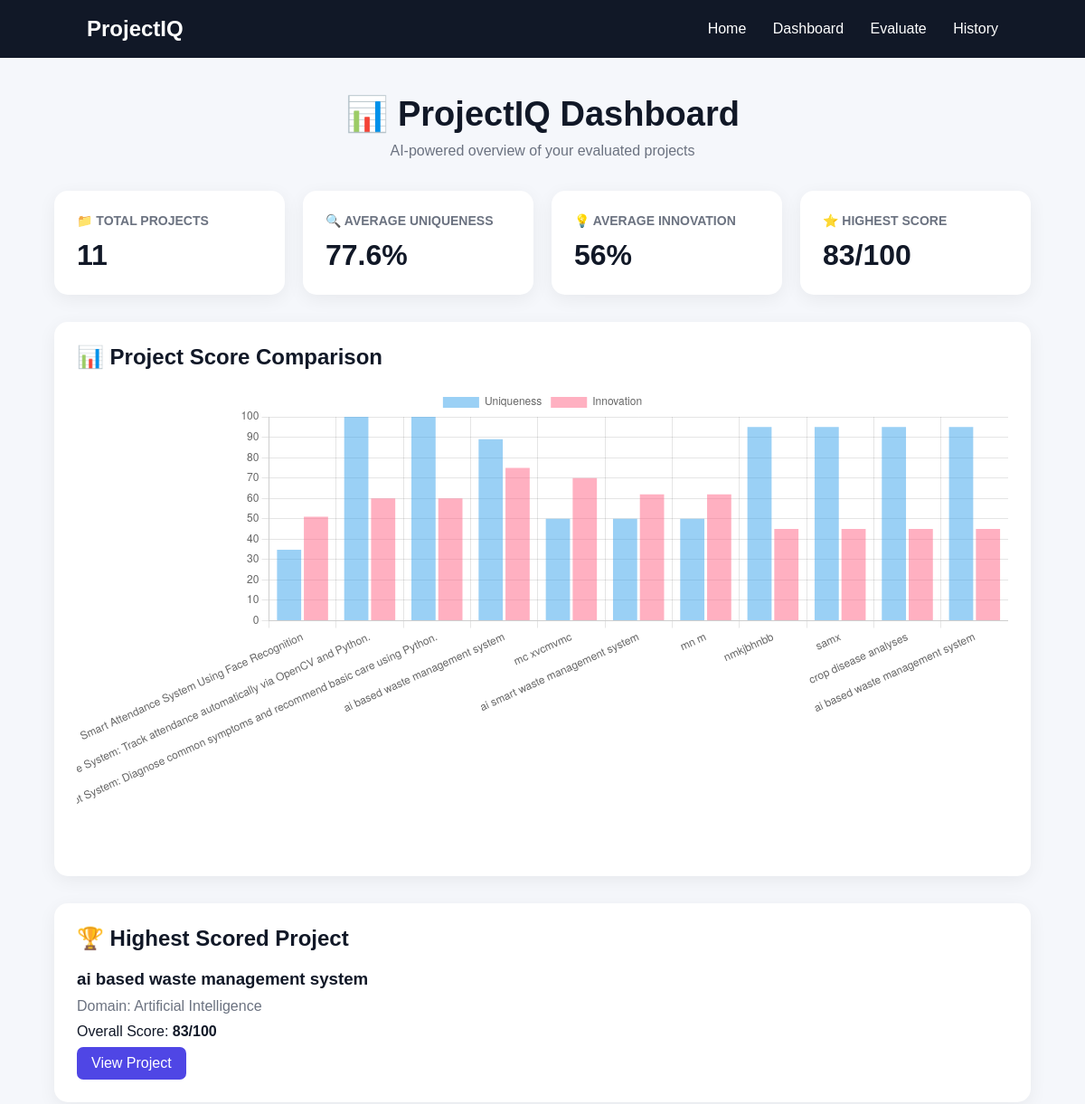
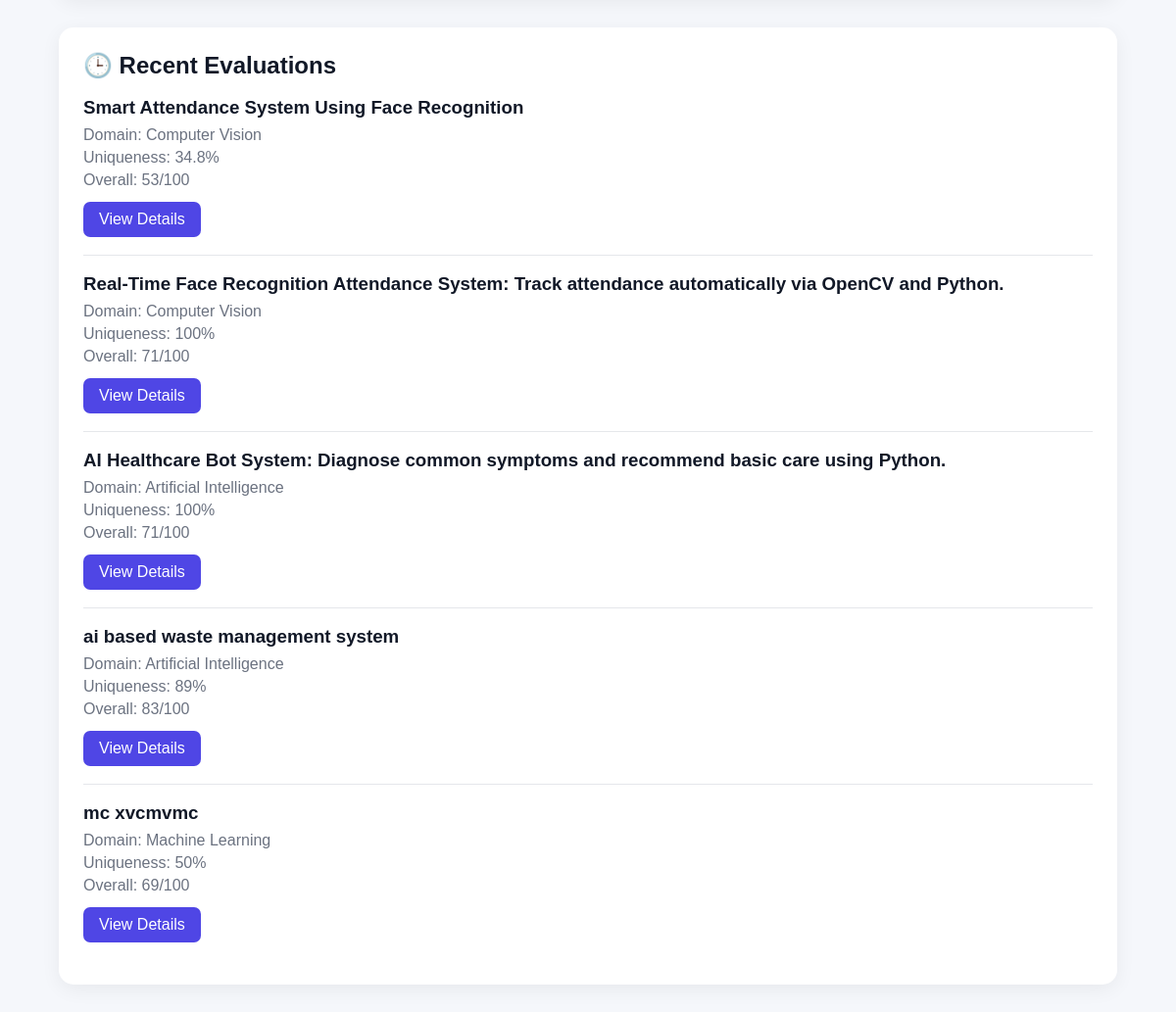
/dashboard, run on the app's committed database (2 pictures, top to bottom).
### tables this page shows
CREATE TABLE projects (
            id INTEGER PRIMARY KEY AUTOINCREMENT,
            title TEXT,
            description TEXT,
            domain TEXT,
            users TEXT,
            technologies TEXT,
            uniqueness INTEGER,
            innovation INTEGER,
            feasibility INTEGER,
            resume_value INTEGER,
            overall INTEGER
        , resume REAL, recommendations TEXT, created_at TEXT);

### app.py (the view)
@app.route("/dashboard")
def dashboard():
    connection = get_db_connection()
    projects = connection.execute(
        """
        SELECT *
        FROM projects
        ORDER BY id DESC
        """
    ).fetchall()
    connection.close()
    total_projects = len(projects)
    average_uniqueness = 0
    highest_project = None
    if total_projects > 0:
        average_uniqueness = round(
            sum(p["uniqueness"] for p in projects) / total_projects,
            1
        )
        highest_project = max(
            projects,
            key=lambda p: p["overall"]
        )
    return render_template(
        "dashboard.html",
        projects=projects,
        total_projects=total_projects,
        average_uniqueness=average_uniqueness,
        highest_project=highest_project
    )

### app.py (called while the page is built)
def get_db_connection():
    connection = sqlite3.connect(
        DATABASE_PATH
    )
    connection.row_factory = sqlite3.Row
    return connection

### templates/dashboard.html (shortened to what this page needs)
<!DOCTYPE html>
<html lang="en">
<head>
</head>
<body>
<nav>
    <div class="logo">
        ProjectIQ
    </div>
    <div>
        <a href="/">
            Home
        </a>
        <a href="/dashboard">
            Dashboard
        </a>
        <a href="/evaluate">
            Evaluate
        </a>
        <a href="/history">
            History
        </a>
    </div>
</nav>
<div class="container">
    <div class="heading">
        <h1>
            📊 ProjectIQ Dashboard
        </h1>
        <p>
            AI-powered overview of your evaluated projects
        </p>
    </div>
    <div class="cards">
        <div class="card">
            <h3>
                📁 TOTAL PROJECTS
            </h3>
            <div class="number">
                {{ total_projects }}
            </div>
        </div>
        <div class="card">
            <h3>
                🔍 AVERAGE UNIQUENESS
            </h3>
            <div class="number">
                {{ average_uniqueness }}%
            </div>
        </div>
        <div class="card">
            <h3>
                💡 AVERAGE INNOVATION
            </h3>
            <div class="number">
                {% if total_projects > 0 %}
                    {{ (projects | sum(attribute='innovation') / total_projects) | round | int }}%
                {% else %}
                    0%
                {% endif %}
            </div>
        </div>
        <div class="card">
            <h3>
                ⭐ HIGHEST SCORE
            </h3>
            <div class="number">
                {% if highest_project %}
                    {{ highest_project["overall"] }}/100
                {% else %}
                    0/100
                {% endif %}
            </div>
        </div>
    </div>
    <div class="chart-box">
        <h2>
            📊 Project Score Comparison
        </h2>
        <canvas id="scoreChart"></canvas>
    </div>
    <div class="chart-box">
        <h2>
            🏆 Highest Scored Project
        </h2>
        {% if highest_project %}
            <h3>
                {{ highest_project["title"] }}
            </h3>
            <p style="margin-top:10px; color:#6b7280;">
                Domain:
                {{ highest_project["domain"] }}
            </p>
            <p style="margin-top:10px;">
                Overall Score:
                <strong>
                    {{ highest_project["overall"] }}/100
                </strong>
            </p>
            <a
                class="button"
                href="/project/{{ highest_project['id'] }}"
            >
                View Project
            </a>
        {% else %}
            <p>
                No projects evaluated yet.
            </p>
        {% endif %}
    </div>
    <div class="recent">
        <h2>
            🕒 Recent Evaluations
        </h2>
        {% for project in projects[:5] %}
            <div class="project">
                <h3>
                    {{ project["title"] }}
                </h3>
                <p>
                    Domain: {{ project["domain"] }}
                </p>
                <p>
                    Uniqueness:
                    {{ project["uniqueness"] }}%
                </p>
                <p>
                    Overall:
                    {{ project["overall"] }}/100
                </p>
                <a
                    class="button"
                    href="/project/{{ project['id'] }}"
                >
                    View Details
                </a>
            </div>
        {% else %}
            <p>
                No projects evaluated yet.
            </p>
        {% endfor %}
    </div>
</div>
<script>
const projectNames = [
    {% for project in projects %}
        "{{ project['title'] }}"
        {% if not loop.last %},{% endif %}
    {% endfor %}
];
const uniquenessScores = [
    {% for project in projects %}
        {{ project['uniqueness'] }}
        {% if not loop.last %},{% endif %}
    {% endfor %}
];
const innovationScores = [
    {% for project in projects %}
        {{ project['innovation'] }}
        {% if not loop.last %},{% endif %}
    {% endfor %}
];
new Chart(
    document.getElementById("scoreChart"),
    {
        type: "bar",
        data: {
            labels: projectNames,
            datasets: [
                {
                    label: "Uniqueness",
                    data: uniquenessScores
                },
                {
                    label: "Innovation",
                    data: innovationScores
                }
            ]
        },
        options: {
            responsive: true,
            scales: {
                y: {
                    beginAtZero: true,
                    max: 100
                }
            }
        }
    }
);
</script>
</body>
</html>

### templates/dashboard.html (style rules this page uses)
* { box-sizing: border-box; margin: 0; padding: 0; }
body { font-family: Arial, sans-serif; background: #f5f7fb; color: #111827; }
nav { background: #111827; padding: 18px 8%; display: flex; justify-content: space-between; align-items: center; }
.logo { color: white; font-size: 24px; font-weight: bold; }
nav a { color: white; text-decoration: none; margin-left: 25px; }
.container { width: 90%; max-width: 1200px; margin: 40px auto; }
.heading { text-align: center; margin-bottom: 35px; }
.heading h1 { font-size: 38px; margin-bottom: 10px; }
.heading p { color: #6b7280; }
.cards { display: grid; grid-template-columns: repeat(4, 1fr); gap: 20px; margin-bottom: 30px; }
.card { background: white; padding: 25px; border-radius: 15px; box-shadow: 0 5px 20px rgba(0,0,0,0.06); }
.card h3 { color: #6b7280; font-size: 14px; margin-bottom: 12px; }
.number { font-size: 32px; font-weight: bold; }
.chart-box { background: white; padding: 25px; border-radius: 15px; margin-bottom: 30px; box-shadow: 0 5px 20px rgba(0,0,0,0.06); }
.chart-box h2 { margin-bottom: 20px; }
.recent { background: white; padding: 25px; border-radius: 15px; box-shadow: 0 5px 20px rgba(0,0,0,0.06); }
.project { border-bottom: 1px solid #e5e7eb; padding: 18px 0; }
.project:last-child { border-bottom: none; }
.project h3 { margin-bottom: 8px; }
.project p { color: #6b7280; margin-bottom: 5px; }
.button { display: inline-block; background: #4f46e5; color: white; padding: 9px 16px; border-radius: 7px; text-decoration: none; margin-top: 8px; }

### data on the page
projects: overall "83", title "ai based waste management system", domain "Artificial Intelligence", uniqueness "89"
projects: title "Smart Attendance System Using Face Recognition", domain "Computer Vision", uniqueness "34.8", overall "53"
projects: title "Real-Time Face Recognition Attendance System: Track attendance automatically via OpenCV and Python.", domain "Computer Vision", uniqueness "100", overall "71"
projects: title "AI Healthcare Bot System: Diagnose common symptoms and recommend basic care using Python.", domain "Artificial Intelligence", uniqueness "100", overall "71"
projects: title "mc xvcmvmc", domain "Machine Learning", uniqueness "50", overall "69"

### other printed values
{{ total_projects }} "11"
{{ average_uniqueness }} "77.6"
chart data {{ project['uniqueness'] }} 34.8, 100, 100, 89, 50, 50, 50, 95, 95, 95, 95
chart data {{ project['innovation'] }} 51, 60, 60, 75, 70, 62, 62, 45, 45, 45, 45
